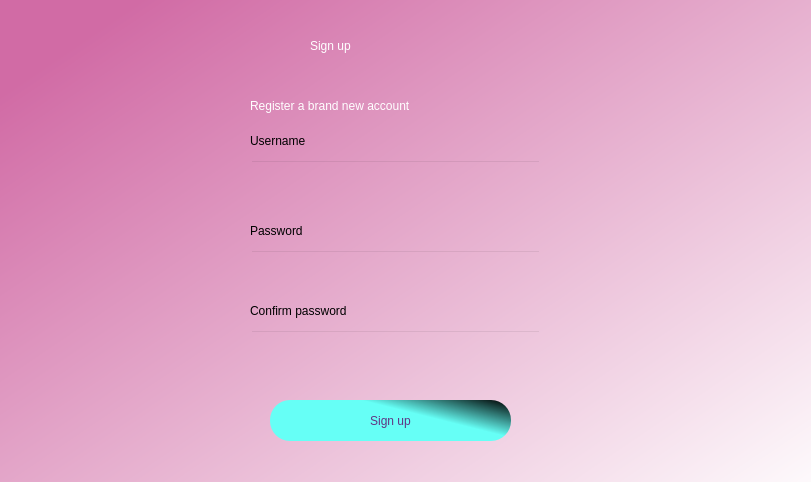
<?xml version="1.0" encoding="UTF-8"?>
<ui version="4.0">
 <class>Dialog</class>
 <widget class="QDialog" name="Dialog">
  <property name="geometry">
   <rect>
    <x>0</x>
    <y>0</y>
    <width>811</width>
    <height>482</height>
   </rect>
  </property>
  <property name="minimumSize">
   <size>
    <width>811</width>
    <height>0</height>
   </size>
  </property>
  <property name="windowTitle">
   <string>Dialog</string>
  </property>
  <property name="styleSheet">
   <string notr="true">QWidget#bgwidget{
background-color: qlineargradient(spread:pad, x1:0.091, y1:0.101636, x2:0.991379, y2:0.977, stop:0 rgba(209, 107, 165, 255), stop:1 rgba(255, 255, 255, 255));}</string>
  </property>
  <widget class="QWidget" name="bgwidget" native="true">
   <property name="geometry">
    <rect>
     <x>0</x>
     <y>-10</y>
     <width>821</width>
     <height>541</height>
    </rect>
   </property>
   <property name="styleSheet">
    <string notr="true">QWidget#bgwidget{
background-color: qlineargradient(spread:pad, x1:0.091, y1:0.101636, x2:0.991379, y2:0.977, stop:0 rgba(209, 107, 165, 255), stop:1 rgba(255, 255, 255, 255));}</string>
   </property>
   <widget class="QLineEdit" name="usernamefeld">
    <property name="geometry">
     <rect>
      <x>250</x>
      <y>170</y>
      <width>291</width>
      <height>41</height>
     </rect>
    </property>
    <property name="styleSheet">
     <string notr="true">background-color:rgba(0,0,0,0);
font: 75 16pt &quot;Ubuntu&quot;;</string>
    </property>
   </widget>
   <widget class="QLineEdit" name="passwordfeld">
    <property name="geometry">
     <rect>
      <x>250</x>
      <y>260</y>
      <width>291</width>
      <height>41</height>
     </rect>
    </property>
    <property name="styleSheet">
     <string notr="true">background-color:rgba(0,0,0,0);
font: 75 16pt &quot;Ubuntu&quot;;</string>
    </property>
   </widget>
   <widget class="QLineEdit" name="confirmpasswordfeld">
    <property name="geometry">
     <rect>
      <x>250</x>
      <y>340</y>
      <width>291</width>
      <height>41</height>
     </rect>
    </property>
    <property name="styleSheet">
     <string notr="true">background-color:rgba(0,0,0,0);
font: 75 16pt &quot;Ubuntu&quot;;</string>
    </property>
   </widget>
   <widget class="QLabel" name="label">
    <property name="geometry">
     <rect>
      <x>310</x>
      <y>20</y>
      <width>251</width>
      <height>71</height>
     </rect>
    </property>
    <property name="styleSheet">
     <string notr="true">font: 75 36pt &quot;Ubuntu&quot;;
color: rgb(255, 255, 255);</string>
    </property>
    <property name="text">
     <string>Sign up</string>
    </property>
   </widget>
   <widget class="QLabel" name="label_2">
    <property name="geometry">
     <rect>
      <x>250</x>
      <y>100</y>
      <width>381</width>
      <height>31</height>
     </rect>
    </property>
    <property name="styleSheet">
     <string notr="true">font: 75 17pt &quot;Ubuntu&quot;;color:rgb(255, 255, 255)</string>
    </property>
    <property name="text">
     <string>Register a brand new account</string>
    </property>
   </widget>
   <widget class="QLabel" name="label_3">
    <property name="geometry">
     <rect>
      <x>250</x>
      <y>140</y>
      <width>81</width>
      <height>21</height>
     </rect>
    </property>
    <property name="text">
     <string>Username</string>
    </property>
   </widget>
   <widget class="QLabel" name="label_4">
    <property name="geometry">
     <rect>
      <x>250</x>
      <y>230</y>
      <width>81</width>
      <height>21</height>
     </rect>
    </property>
    <property name="text">
     <string>Password</string>
    </property>
   </widget>
   <widget class="QLabel" name="label_5">
    <property name="geometry">
     <rect>
      <x>250</x>
      <y>310</y>
      <width>131</width>
      <height>21</height>
     </rect>
    </property>
    <property name="text">
     <string>Confirm password</string>
    </property>
   </widget>
   <widget class="QPushButton" name="signup">
    <property name="geometry">
     <rect>
      <x>270</x>
      <y>410</y>
      <width>241</width>
      <height>41</height>
     </rect>
    </property>
    <property name="styleSheet">
     <string notr="true">border-radius:20px;
background-color: qlineargradient(spread:pad, x1:0.573, y1:0.289773, x2:1, y2:0, stop:0 rgba(102, 255, 246, 255), stop:0.98 rgba(0, 0, 0, 255), stop:1 rgba(235, 148, 61, 255));
font: 75 16pt &quot;Ubuntu&quot;;
color:rgb(97, 53, 131)</string>
    </property>
    <property name="text">
     <string>Sign up</string>
    </property>
   </widget>
   <widget class="QLabel" name="error2">
    <property name="geometry">
     <rect>
      <x>260</x>
      <y>380</y>
      <width>261</width>
      <height>20</height>
     </rect>
    </property>
    <property name="styleSheet">
     <string notr="true">font: 75 12pt &quot;Ubuntu&quot;;color: red;</string>
    </property>
    <property name="text">
     <string/>
    </property>
   </widget>
  </widget>
 </widget>
 <resources/>
 <connections/>
</ui>
